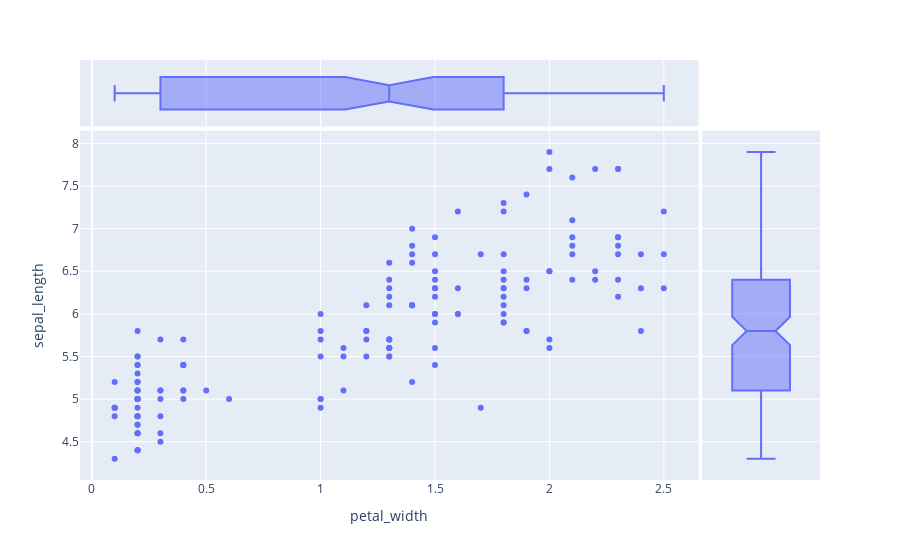

The code cell stored with this chart in its notebook:
### Code cell
fig1 = px.scatter(iris, x = 'petal_width', y = 'sepal_length', marginal_x = 'box', marginal_y = 'box')
fig1.show()

### Figure 1 — Plotly figure (JSON) as saved in the notebook; plotly's stock layout.template omitted (floating-point values rounded to 4 significant figures; data arrays with more than 128 entries replaced by an {"elided": "..."} marker saying what was removed)
{"data": [{"hoverlabel": {"namelength": 0}, "hovertemplate": "petal_width=%{x}<br>sepal_length=%{y}", "legendgroup": "", "marker": {"color": "#636efa", "symbol": "circle"}, "mode": "markers", "name": "", "showlegend": false, "type": "scatter", "x": {"elided": "150 float values"}, "xaxis": "x", "y": {"elided": "150 float values"}, "yaxis": "y"}, {"alignmentgroup": "True", "hoverlabel": {"namelength": 0}, "hovertemplate": "petal_width=%{x}", "legendgroup": "", "marker": {"color": "#636efa", "symbol": "circle"}, "name": "", "notched": true, "offsetgroup": "", "showlegend": false, "type": "box", "x": {"elided": "150 float values"}, "xaxis": "x3", "yaxis": "y3"}, {"alignmentgroup": "True", "hoverlabel": {"namelength": 0}, "hovertemplate": "sepal_length=%{y}", "legendgroup": "", "marker": {"color": "#636efa", "symbol": "circle"}, "name": "", "notched": true, "offsetgroup": "", "showlegend": false, "type": "box", "xaxis": "x2", "y": {"elided": "150 float values"}, "yaxis": "y2"}], "layout": {"legend": {"tracegroupgap": 0}, "margin": {"t": 60}, "xaxis": {"anchor": "y", "domain": [0, 0.8358], "title": {"text": "petal_width"}}, "xaxis2": {"anchor": "y2", "domain": [0.8408, 1], "matches": "x2", "showgrid": false, "showline": false, "showticklabels": false, "ticks": ""}, "xaxis3": {"anchor": "y3", "domain": [0, 0.8358], "matches": "x", "showgrid": true, "showticklabels": false}, "xaxis4": {"anchor": "y4", "domain": [0.8408, 1], "matches": "x2", "showgrid": false, "showline": false, "showticklabels": false, "ticks": ""}, "yaxis": {"anchor": "x", "domain": [0, 0.8316], "title": {"text": "sepal_length"}}, "yaxis2": {"anchor": "x2", "domain": [0, 0.8316], "matches": "y", "showgrid": true, "showticklabels": false}, "yaxis3": {"anchor": "x3", "domain": [0.8416, 1], "matches": "y3", "showgrid": false, "showline": false, "showticklabels": false, "ticks": ""}, "yaxis4": {"anchor": "x4", "domain": [0.8416, 1], "matches": "y3", "showgrid": true, "showline": false, "showticklabels": false, "ticks": ""}}}
